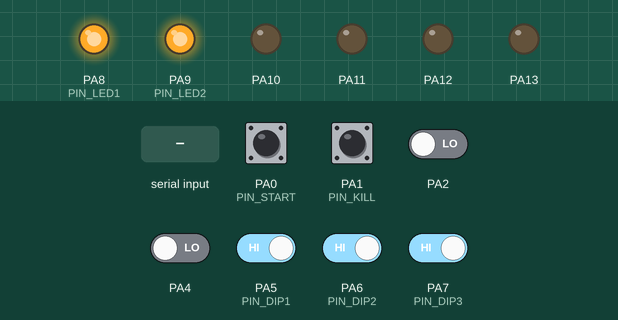
The sketch below on a simulated STM32 Blue Pill. Shown: output pins drawn as LEDs (lit = HIGH). The inputs (shaded band) are chosen by the test bench; at power-on: PA1 (PIN_KILL), PA5 (PIN_DIP1), PA6 (PIN_DIP2), PA7 (PIN_DIP3) HIGH, PA0 (PIN_START), PA2, PA4 LOW. What the sketch prints to the serial monitor is not drawn.

Above: at 1.2 s.
Timing chart, 0 to 1.3 s (numbered marks = the images above; inputs shaded):
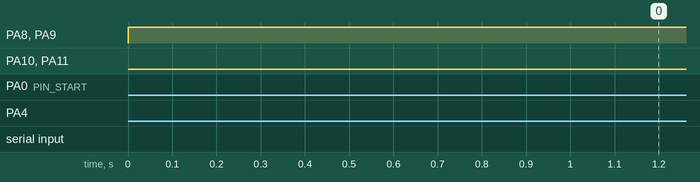

The sketch:

minisumo.ino
```cpp
/* =====================================================================
   MINISUMO - firmware multiplaca
   =====================================================================
   Funciona en Arduino (AVR), ESP32, STM32 y cualquier placa con el core
   de Arduino. Soporta la cantidad de sensores que quieras, de los tipos
   que quieras, y manda telemetria por USB a la plataforma web.

   >>> Edita solo configuracion.h <<<

   Repositorio y manual: README.md
   ===================================================================== */

#include "configuracion.h"
#include "placas.h"
#include "sensores.h"
#include "motores.h"
#include "telemetria.h"

/* ---------- memoria de los sensores ---------- */
#define NS (sizeof(SENSORES) / sizeof(SENSORES[0]))
int16_t valor[NS];
bool    detecta[NS];
bool    detectaCrudo[NS];
uint8_t  cuenta[NS];        // lecturas seguidas detectando, para CONFIRMAR
uint32_t desdeCrudo[NS];    // desde cuando no suelta, para T_SENSOR_PEGADO
bool     pegado[NS];        // sensor descartado por quedarse pegado
bool    verSector[N_SECTORES];
int16_t distSector[N_SECTORES];
bool    lineaSector[N_SECTORES];
bool    hayLinea;

/* ---------- estado general ---------- */
int16_t velIzq = 0, velDer = 0;
uint8_t estado = 0, modo = 0;
bool    peleando = false, abortado = false;
int16_t ultimoLado = 1;              // -1 izquierda, +1 derecha
int16_t rumbo = 0;                   // grados hacia el rival (+ izquierda)
bool    veRival = false;
uint32_t tArranque = 0;
uint32_t tEstado = 0;         // desde cuando esta en el estado actual
uint32_t tCambio = 0;         // ultima vez que cambio de maniobra
uint32_t tLineaDesde = 0;     // desde cuando ve linea sin soltar
uint32_t ignoraLineaHasta = 0;
int16_t  ultimoGiro = 1;      // hacia donde giraba cuando se trabo

#define IZQ -1
#define DER  1
#define E_ESPERA    0
#define E_APERTURA  1
#define E_LINEA     2
#define E_ATAQUE    3
#define E_GIRO_LADO 4
#define E_BUSQUEDA  5
#define E_PRUEBA    6
#define E_DESTRABE  7
#define E_ROMPE     8
#define E_SIN_LINEA 9

/* a que distancia suponemos que esta el rival cuando el sensor no la mide */
#ifndef DIST_NOMINAL
  #define DIST_NOMINAL 150
#endif
/* con este angulo de error el robot ya corrige al maximo */
#ifndef ANG_CORRECCION_PLENA
  #define ANG_CORRECCION_PLENA 20
#endif
/* arriba de este angulo deja de embestir y gira en su lugar */
#ifndef ANG_ATAQUE
  #define ANG_ATAQUE 60
#endif

/* =====================================================================
   ARRANCADOR
   ===================================================================== */
bool arrancadorOk() {
#if PIN_START >= 0
  return digitalRead(PIN_START) == HIGH;
#else
  return millis() - tArranque >= ESPERA_SIN_ARRANCADOR;
#endif
}
bool killOk() {
#if PIN_KILL >= 0
  return digitalRead(PIN_KILL) == HIGH;
#else
  return true;
#endif
}
bool permitido() { return arrancadorOk() && killOk(); }

uint8_t leerDip() {
  uint8_t d = 0;
#if PIN_DIP1 >= 0
  if (digitalRead(PIN_DIP1) == LOW) d |= 1;
#endif
#if PIN_DIP2 >= 0
  if (digitalRead(PIN_DIP2) == LOW) d |= 2;
#endif
#if PIN_DIP3 >= 0
  if (digitalRead(PIN_DIP3) == LOW) d |= 4;
#endif
  return d;
}

/* =====================================================================
   SERVO (sin la libreria Servo, que pelea con el PWM de los motores)
   ===================================================================== */
void servoTick() {
#if PIN_SERVO >= 0
  static uint32_t tPulso = 0;
  if (millis() - tPulso < 20) return;
  tPulso = millis();
  bool abriendo = peleando && (millis() - tArranque < T_SERVO);
  if (peleando && !abriendo) return;          // ya abrio: deja de gastar pulsos
  uint16_t us = abriendo ? SERVO_US_ABIERTO : SERVO_US_CERRADO;
  digitalWrite(PIN_SERVO, HIGH);
  delayMicroseconds(us);
  digitalWrite(PIN_SERVO, LOW);
#endif
}

/* =====================================================================
   HACIA DONDE ESTA EL RIVAL
   ---------------------------------------------------------------------
   Cada sensor que detecta apunta a un punto: el que esta sobre su rayo,
   a la distancia que midio (o a una distancia supuesta si no la mide).
   El promedio de esos puntos, visto desde el centro del robot, da el
   rumbo. Asi funciona igual con 2 sensores que con 8, y en el acomodo
   que sea: lo unico que importa son las posiciones y angulos que pusiste
   en configuracion.h.
   ===================================================================== */
void calcularRumbo() {
  float sx = 0, sy = 0; uint8_t n = 0;
  for (uint8_t i = 0; i < N_SENSORES; i++) {
    const Sensor& s = SENSORES[i];
    if (s.rol != ROL_OPONENTE || !detecta[i]) continue;
    float d = daDistancia(s.tipo) ? (float)valor[i] : (float)DIST_NOMINAL;
    float a = s.ang * 0.0174533f;
    sx += s.x + d * cos(a);
    sy += s.y + d * sin(a);
    n++;
  }
  veRival = n > 0;
  if (!n) return;
  rumbo = (int16_t)(atan2(sy / n, sx / n) * 57.2958f);
  if (rumbo > 10)  ultimoLado = IZQ;
  if (rumbo < -10) ultimoLado = DER;
}

void leds() {
#if PIN_LED1 >= 0
  digitalWrite(PIN_LED1, (verSector[SEC_IZQ] || lineaSector[SEC_IZQ] || (veRival && rumbo > 0)) ? HIGH : LOW);
#endif
#if PIN_LED2 >= 0
  digitalWrite(PIN_LED2, (verSector[SEC_DER] || lineaSector[SEC_DER] || (veRival && rumbo < 0)) ? HIGH : LOW);
#endif
}

/* =====================================================================
   FILTROS
   ---------------------------------------------------------------------
   Entre leer el hardware y decidir que hacer, se descartan las lecturas
   que no son de fiar. Ver la seccion 5 de configuracion.h.
   ===================================================================== */
void filtrarSensores() {
  uint32_t ahora = millis();

  for (uint8_t i = 0; i < N_SENSORES; i++) {
    bool c = detectaCrudo[i];

    // sensor pegado: lleva demasiado tiempo detectando sin soltar
    if (T_SENSOR_PEGADO > 0 && SENSORES[i].rol == ROL_OPONENTE) {
      if (c) {
        if (!desdeCrudo[i]) desdeCrudo[i] = ahora;
        else if (!pegado[i] && ahora - desdeCrudo[i] > T_SENSOR_PEGADO) {
          pegado[i] = true;
          evento("SENSOR PEGADO");
        }
      } else { desdeCrudo[i] = 0; pegado[i] = false; }
      if (pegado[i]) c = false;
    }

    // confirmacion: tiene que detectar varias lecturas seguidas
    if (CONFIRMAR > 1) {
      if (c) { if (cuenta[i] < CONFIRMAR) cuenta[i]++; }
      else cuenta[i] = 0;
      c = (cuenta[i] >= CONFIRMAR);
    }
    detecta[i] = c;
  }

  // dos sensores que miran a lados opuestos no pueden ver al mismo rival
  if (IGNORAR_CONTRADICTORIOS) {
    for (uint8_t i = 0; i < N_SENSORES; i++) {
      if (!detecta[i] || SENSORES[i].rol != ROL_OPONENTE) continue;
      for (uint8_t j = i + 1; j < N_SENSORES; j++) {
        if (!detecta[j] || SENSORES[j].rol != ROL_OPONENTE) continue;
        int16_t dif = SENSORES[i].ang - SENSORES[j].ang;
        while (dif > 180) dif -= 360;
        while (dif < -180) dif += 360;
        if (dif < 0) dif = -dif;
        if (dif >= 120) { detecta[i] = false; detecta[j] = false; }
      }
    }
  }

  recalcularSectores();

  // linea pegada: dice blanco desde hace demasiado
  if (hayLinea) {
    if (!tLineaDesde) tLineaDesde = ahora;
    else if (T_LINEA_PEGADA > 0 && ahora - tLineaDesde > T_LINEA_PEGADA && ahora > ignoraLineaHasta) {
      ignoraLineaHasta = ahora + T_IGNORA_LINEA;
      evento("LINEA PEGADA");
    }
  } else tLineaDesde = 0;

  if (ahora < ignoraLineaHasta) {
    hayLinea = false;
    for (uint8_t k = 0; k < N_SECTORES; k++) lineaSector[k] = false;
  }
}

void leer() {
  sensoresLeer();
  filtrarSensores();
  calcularRumbo();
  leds();
  servoTick();
  telemetria();
}

/* cambia de estado y apunta desde cuando */
void pasaA(uint8_t e) {
  if (estado != e) { estado = e; tEstado = millis(); tCambio = millis(); }
}

/* =====================================================================
   MOVIMIENTOS CON TIEMPO
   ===================================================================== */
#define FIN_TIEMPO 0
#define FIN_RIVAL  1
#define FIN_LINEA  2
#define FIN_PARO   3

bool seguir() {
  if (!permitido()) { frenar(); abortado = true; }
  return !abortado;
}

int moverPor(int16_t vL, int16_t vR, uint32_t ms, bool mirarLinea, int32_t verDesde) {
  uint32_t t0 = millis();
  motores(vL, vR);
  while (millis() - t0 < ms) {
    if (!seguir()) return FIN_PARO;
    leer();
    if (mirarLinea && hayLinea) return FIN_LINEA;
    if (verDesde >= 0 && (int32_t)(millis() - t0) >= verDesde && verSector[SEC_FRENTE]) return FIN_RIVAL;
  }
  return FIN_TIEMPO;
}

/* =====================================================================
   LINEA BLANCA: la prioridad mas alta
   ===================================================================== */
void escaparDeLinea() {
  pasaA(E_LINEA);
  // hacia donde conviene salir, segun por donde vio el blanco
  int16_t h = ultimoLado;
  if (lineaSector[SEC_IZQ] && !lineaSector[SEC_DER]) h = DER;
  else if (lineaSector[SEC_DER] && !lineaSector[SEC_IZQ]) h = IZQ;

  bool atras = !lineaSector[SEC_ATRAS];       // si el blanco esta atras, hay que ir al frente
  int16_t v = atras ? -VEL_ESCAPE : VEL_ESCAPE;
  if (moverPor(v, v, T_RETROCESO, false, -1) == FIN_PARO) return;
  moverPor(h * VEL_ESCAPE, -h * VEL_ESCAPE, T_ESCAPE, false, T_ESCAPE / 2);
}

/* =====================================================================
   COMBATE
   ===================================================================== */
/* =====================================================================
   DESTRABE
   ---------------------------------------------------------------------
   Los dos robots girando uno junto al otro sin pegarse nunca, o empujando
   de frente sin que ninguno avance. Hay que salir de ahi y volver a entrar
   desde otro angulo. Nunca se detienen los motores.
   ===================================================================== */
uint8_t  nDestrabes = 0;
uint32_t tUltDestrabe = 0;

void destrabar() {
  pasaA(E_DESTRABE);
  // si se vuelve a trabar luego luego, cada intento gira mas que el anterior
  uint32_t ahora = millis();
  if (ahora - tUltDestrabe < 3000 && nDestrabes < 4) nDestrabes++; else nDestrabes = 0;
  tUltDestrabe = ahora;
  evento("DESTRABE");

  uint32_t giro = T_DESTRABE_GIRO + (uint32_t)T_DESTRABE_GIRO * nDestrabes / 2;
  if (moverPor(-VEL_ESCAPE, -VEL_ESCAPE, T_DESTRABE_ATRAS, true, -1) == FIN_PARO) return;
  // gira al reves de como estaba girando, para romper el circulo
  int16_t h = -ultimoGiro;
  ultimoLado = h;
  if (moverPor(h * VEL_ESCAPE, -h * VEL_ESCAPE, giro, true, giro / 3) == FIN_TIEMPO) {
    // si al terminar el giro sigue sin verlo, tira una embestida a ciegas
    moverPor(VEL_ATAQUE, VEL_ATAQUE, 220, true, 0);
  }
  tCambio = millis();
}

/* Empuje trabado. NO se retrocede: eso seria regalarle terreno al rival
   justo cuando lo tienes contra la orilla. Se sigue empujando pero
   cambiando el angulo de un lado al otro, para meter la cuchilla debajo. */
void romperEmpuje() {
  pasaA(E_ROMPE);
  evento("ROMPE EMPUJE");
  int16_t poco = (int16_t)((int32_t)VEL_ATAQUE * PCT_ROMPE / 100);
  moverPor(VEL_ATAQUE, poco, T_ROMPE_GIRO, true, -1);
  moverPor(poco, VEL_ATAQUE, T_ROMPE_GIRO, true, -1);
  tCambio = millis();
}

void combate() {
  tEstado = tCambio = millis();
  while (seguir()) {
    leer();
    uint32_t ahora = millis();

    // 0) guardia general: lleva demasiado sin cambiar de maniobra
    if (T_MAX_SIN_CAMBIO > 0 && ahora - tCambio > T_MAX_SIN_CAMBIO) { destrabar(); continue; }

    // 1) linea blanca: manda siempre
    if (hayLinea) { pasaA(E_LINEA); escaparDeLinea(); tCambio = millis(); continue; }

    // 2) rival a la vista
    if (veRival) {
      int16_t a = rumbo < 0 ? -rumbo : rumbo;
      if (a <= ANG_ATAQUE) {
        // lleva mucho empujando sin resultado: cambia de angulo
        if (T_MAX_EMPUJE > 0 && estado == E_ATAQUE && ahora - tEstado > T_MAX_EMPUJE) { romperEmpuje(); continue; }
        pasaA(E_ATAQUE);
        int32_t k = a;
        if (k > ANG_CORRECCION_PLENA) k = ANG_CORRECCION_PLENA;
        // la llanta de adentro baja de 100 % hasta PCT_CORRECCION
        int16_t dentro = (int16_t)(VEL_ATAQUE * (100 - (100 - PCT_CORRECCION) * k / ANG_CORRECCION_PLENA) / 100);
        if (rumbo > 0) motores(dentro, VEL_ATAQUE);     // esta a la izquierda
        else           motores(VEL_ATAQUE, dentro);     // a la derecha
      } else {
        // de lado o atras: girar hacia el. Si lleva mucho girando, los dos
        // estan dando vueltas juntos y hay que destrabarse.
        if (T_MAX_LADO > 0 && estado == E_GIRO_LADO && ahora - tEstado > T_MAX_LADO) { destrabar(); continue; }
        pasaA(E_GIRO_LADO);
        ultimoGiro = rumbo > 0 ? IZQ : DER;
        girar(ultimoGiro, VEL_GIRO);
      }
      continue;
    }

    // 3) no ve nada: buscar
    pasaA(E_BUSQUEDA);
    if (BUSCAR_GIRANDO) { ultimoGiro = ultimoLado; girar(ultimoLado, VEL_BUSQUEDA); }
    else                motores(VEL_AVANCE, VEL_AVANCE);
  }
}

/* =====================================================================
   APERTURAS
   ===================================================================== */
void giroApertura(int16_t h, uint32_t t) {
  ultimoLado = h;
  moverPor(h * VEL_GIRO, -h * VEL_GIRO, t, true, (int32_t)(t * PCT_GIRO_CIEGO / 100));
}

void flanqueo(int16_t h) {
  ultimoLado = -h;
  if (moverPor(h * VEL_GIRO, -h * VEL_GIRO, T_GIRO_45, true, -1) != FIN_TIEMPO) return;
  int16_t interior = (int16_t)((int32_t)VEL_ATAQUE * PCT_ARCO_INTERIOR / 100);
  if (h == IZQ) moverPor(VEL_ATAQUE, interior, T_ARCO, true, 0);
  else          moverPor(interior, VEL_ATAQUE, T_ARCO, true, 0);
}

void apertura() {
  pasaA(E_APERTURA);
  switch (modo) {
    case 1: moverPor(VEL_ATAQUE, VEL_ATAQUE, T_DIRECTO, true, -1); return;
    case 2: giroApertura(IZQ, T_GIRO_90);  return;
    case 3: giroApertura(DER, T_GIRO_90);  return;
    case 4: giroApertura(DER, T_GIRO_180); return;
    case 5: flanqueo(IZQ); return;
    case 6: flanqueo(DER); return;
    case 7: giroApertura(IZQ, T_GIRO_180); return;
  }
  // 0 = automatica: decide con lo que ve al arrancar
  leer();
  if (verSector[SEC_FRENTE]) return;                       // ya lo tiene enfrente
  if (verSector[SEC_IZQ] && !verSector[SEC_DER]) giroApertura(IZQ, T_GIRO_90);
  else if (verSector[SEC_DER] && !verSector[SEC_IZQ]) giroApertura(DER, T_GIRO_90);
  else if (verSector[SEC_ATRAS]) giroApertura(DER, T_GIRO_180);
  else giroApertura(DER, T_GIRO_180);                      // no ve nada: estan de espaldas
}

/* =====================================================================
   COMANDOS DESDE LA PLATAFORMA
   ===================================================================== */
char buf[40]; uint8_t nbuf = 0;

void pruebaMotores(int16_t vL, int16_t vR, uint32_t ms) {
  if (ms > 3000) ms = 3000;
  estado = E_PRUEBA;
  evento("PRUEBA");
  uint32_t t0 = millis();
  motores(vL, vR);
  while (millis() - t0 < ms) {
#if PIN_START >= 0
    if (arrancadorOk()) break;                       // si llega el GO, se corta
#endif
    if (MS_PUERTO.available() && MS_PUERTO.peek() == 'X') { MS_PUERTO.read(); break; }
    leer();
  }
  frenar();
  estado = E_ESPERA;
  evento("FIN PRUEBA");
}

void comandos() {
  while (MS_PUERTO.available()) {
    char c = MS_PUERTO.read();
    if (c == '\r') continue;
    if (c != '\n') { if (nbuf < sizeof(buf) - 1) buf[nbuf++] = c; continue; }
    buf[nbuf] = 0; nbuf = 0;
    if (buf[0] == '?') mandaInfo();
    else if (buf[0] == 'X') frenar();
    else if (buf[0] == 'U') {                        // U,idx,umbral
      int idx = atoi(strtok(buf + 2, ","));
      char* p = strtok(NULL, ",");
      if (p && idx >= 0 && idx < N_SENSORES) {
        SENSORES[idx].umbral = atoi(p);
        evento("UMBRAL");
      }
    }
    else if (buf[0] == 'M') {                        // M,vL,vR,ms
#if PIN_START < 0
      tArranque = millis();                          // sin arrancador: la prueba aplaza el inicio
#else
      if (arrancadorOk()) continue;                  // con GO puesto no se prueban motores
#endif
      int16_t vL = 0, vR = 0; int32_t ms = 0;
      char* p = strtok(buf + 2, ","); if (p) vL = atoi(p);
      p = strtok(NULL, ",");          if (p) vR = atoi(p);
      p = strtok(NULL, ",");          if (p) ms = atol(p);
      pruebaMotores(vL, vR, ms);
    }
  }
}

/* =====================================================================
   SETUP Y LOOP
   ===================================================================== */
void setup() {
  motoresInit();
  frenar();
  sensoresInit();
#if PIN_START >= 0
  pinMode(PIN_START, INPUT);
#endif
#if PIN_KILL >= 0
  pinMode(PIN_KILL, INPUT_PULLUP);
#endif
#if PIN_LED1 >= 0
  pinMode(PIN_LED1, OUTPUT);
#endif
#if PIN_LED2 >= 0
  pinMode(PIN_LED2, OUTPUT);
#endif
#if PIN_DIP1 >= 0
  pinMode(PIN_DIP1, INPUT_PULLUP);
#endif
#if PIN_DIP2 >= 0
  pinMode(PIN_DIP2, INPUT_PULLUP);
#endif
#if PIN_DIP3 >= 0
  pinMode(PIN_DIP3, INPUT_PULLUP);
#endif
#if PIN_SERVO >= 0
  pinMode(PIN_SERVO, OUTPUT);
#endif
  MS_PUERTO.begin(BAUDIOS);
  tArranque = millis();
}

void loop() {
  frenar();
  abortado = false;
  peleando = false;
  estado = E_ESPERA;

#if PIN_DIP1 >= 0
  modo = leerDip();
#else
  modo = APERTURA_FIJA;
#endif

  leer();
  comandos();

  if (!permitido()) return;

  // GO: arranca sin ningun retraso (reglamento Robochallenge 4.2)
  peleando = true;
  tArranque = millis();
  for (uint8_t i = 0; i < N_SENSORES; i++) { cuenta[i] = 0; desdeCrudo[i] = 0; pegado[i] = false; }
  tLineaDesde = ignoraLineaHasta = 0;
  nDestrabes = 0; tUltDestrabe = 0;
  evento("GO");
  apertura();
  if (!abortado) combate();

  frenar();
  peleando = false;
  estado = E_ESPERA;
  evento("STOP");
  // se queda parado hasta que el arbitro quite el GO
  while (arrancadorOk()) { frenar(); leer(); comandos(); }
}
```

Source omitted: constantes.h (2923 bytes), motores.h (2960 bytes), placas.h (8290 bytes), sensores.h (6998 bytes), telemetria.h (5981 bytes), configuracion.h (11981 bytes)
